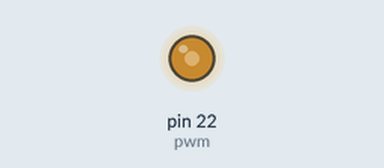
Simulated run of this program. Board: Raspberry Pi (header pin numbers). Parts: output pins drawn as LEDs (lit = HIGH).

Above: at 0.1 s.
At 19.1 s:
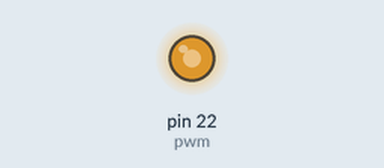
At 39.1 s:
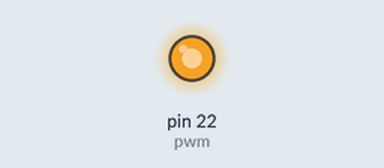
Timing chart, 0 to 40.0 s (numbered marks = the images above):
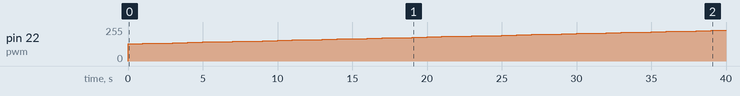

The program:

pwmTest.py
```python
#!/usr/bin/env python

import RPi.GPIO as GPIO
import time


def main():
    speed = 50
    inc = 1
    GPIO.setmode(GPIO.BOARD)
    GPIO.setup(22, GPIO.OUT)
    pwm = GPIO.PWM(22, 7500)
    pwm.start(speed)
    while True:
        speed = speed + inc
        if speed > 100:
            speed = 100
            inc = -1
        if speed < 0:
            speed = 0
            inc = 1
        pwm.ChangeDutyCycle(speed)
        time.sleep(1)


if __name__ == "__main__":
    main()
```

Measured:
- by itself, pin 22 (pwm): moves from 0/255 to 230/255 over 39.0 s
